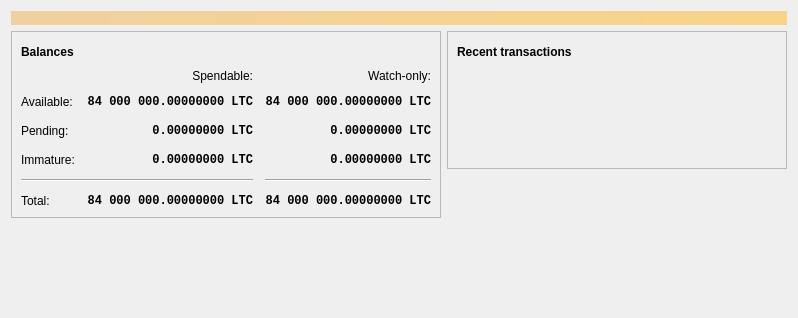
<?xml version="1.0" encoding="UTF-8"?>
<ui version="4.0">
 <class>OverviewPage</class>
 <widget class="QWidget" name="OverviewPage">
  <property name="geometry">
   <rect>
    <x>0</x>
    <y>0</y>
    <width>798</width>
    <height>318</height>
   </rect>
  </property>
  <property name="windowTitle">
   <string>Form</string>
  </property>
  <layout class="QVBoxLayout" name="topLayout">
   <item>
    <widget class="QLabel" name="labelAlerts">
     <property name="visible">
      <bool>false</bool>
     </property>
     <property name="styleSheet">
      <string notr="true">QLabel { background-color: qlineargradient(x1: 0, y1: 0, x2: 1, y2: 0, stop:0 #F0D0A0, stop:1 #F8D488); color:#000000; }</string>
     </property>
     <property name="wordWrap">
      <bool>true</bool>
     </property>
     <property name="margin">
      <number>3</number>
     </property>
     <property name="textInteractionFlags">
      <set>Qt::TextSelectableByMouse</set>
     </property>
    </widget>
   </item>
   <item>
    <layout class="QHBoxLayout" name="horizontalLayout" stretch="1,1">
     <item>
      <layout class="QVBoxLayout" name="verticalLayout_2">
       <item>
        <widget class="QFrame" name="frame">
         <property name="frameShape">
          <enum>QFrame::StyledPanel</enum>
         </property>
         <property name="frameShadow">
          <enum>QFrame::Raised</enum>
         </property>
         <layout class="QVBoxLayout" name="verticalLayout_4">
          <item>
           <layout class="QHBoxLayout" name="horizontalLayout_4">
            <item>
             <widget class="QLabel" name="label_5">
              <property name="font">
               <font>
                <weight>75</weight>
                <bold>true</bold>
               </font>
              </property>
              <property name="text">
               <string>Balances</string>
              </property>
             </widget>
            </item>
            <item>
             <widget class="QPushButton" name="labelWalletStatus">
              <property name="enabled">
               <bool>true</bool>
              </property>
              <property name="maximumSize">
               <size>
                <width>30</width>
                <height>16777215</height>
               </size>
              </property>
              <property name="toolTip">
               <string>The displayed information may be out of date. Your wallet automatically synchronizes with the eCurrency network after a connection is established, but this process has not completed yet.</string>
              </property>
              <property name="text">
               <string/>
              </property>
              <property name="icon">
               <iconset resource="../bitcoin.qrc">
                <normaloff>:/icons/warning</normaloff>
                <disabledoff>:/icons/warning</disabledoff>:/icons/warning</iconset>
              </property>
              <property name="iconSize">
               <size>
                <width>24</width>
                <height>24</height>
               </size>
              </property>
              <property name="flat">
               <bool>true</bool>
              </property>
             </widget>
            </item>
            <item>
             <spacer name="horizontalSpacer_3">
              <property name="orientation">
               <enum>Qt::Horizontal</enum>
              </property>
              <property name="sizeHint" stdset="0">
               <size>
                <width>40</width>
                <height>20</height>
               </size>
              </property>
             </spacer>
            </item>
           </layout>
          </item>
          <item>
           <layout class="QGridLayout" name="gridLayout">
            <property name="spacing">
             <number>12</number>
            </property>
            <item row="2" column="2">
             <widget class="QLabel" name="labelWatchPending">
              <property name="font">
               <font>
                <family>Monospace</family>
                <weight>75</weight>
                <bold>true</bold>
               </font>
              </property>
              <property name="cursor">
               <cursorShape>IBeamCursor</cursorShape>
              </property>
              <property name="toolTip">
               <string>Unconfirmed transactions to watch-only addresses</string>
              </property>
              <property name="text">
               <string notr="true">0.00000000 LTC</string>
              </property>
              <property name="alignment">
               <set>Qt::AlignRight|Qt::AlignTrailing|Qt::AlignVCenter</set>
              </property>
              <property name="textInteractionFlags">
               <set>Qt::LinksAccessibleByMouse|Qt::TextSelectableByKeyboard|Qt::TextSelectableByMouse</set>
              </property>
             </widget>
            </item>
            <item row="2" column="1">
             <widget class="QLabel" name="labelUnconfirmed">
              <property name="font">
               <font>
                <family>Monospace</family>
                <weight>75</weight>
                <bold>true</bold>
               </font>
              </property>
              <property name="cursor">
               <cursorShape>IBeamCursor</cursorShape>
              </property>
              <property name="toolTip">
               <string>Total of transactions that have yet to be confirmed, and do not yet count toward the spendable balance</string>
              </property>
              <property name="text">
               <string notr="true">0.00000000 LTC</string>
              </property>
              <property name="alignment">
               <set>Qt::AlignRight|Qt::AlignTrailing|Qt::AlignVCenter</set>
              </property>
              <property name="textInteractionFlags">
               <set>Qt::LinksAccessibleByMouse|Qt::TextSelectableByKeyboard|Qt::TextSelectableByMouse</set>
              </property>
             </widget>
            </item>
            <item row="3" column="2">
             <widget class="QLabel" name="labelWatchImmature">
              <property name="font">
               <font>
                <family>Monospace</family>
                <weight>75</weight>
                <bold>true</bold>
               </font>
              </property>
              <property name="cursor">
               <cursorShape>IBeamCursor</cursorShape>
              </property>
              <property name="toolTip">
               <string>Mined balance in watch-only addresses that has not yet matured</string>
              </property>
              <property name="text">
               <string notr="true">0.00000000 LTC</string>
              </property>
              <property name="alignment">
               <set>Qt::AlignRight|Qt::AlignTrailing|Qt::AlignVCenter</set>
              </property>
              <property name="textInteractionFlags">
               <set>Qt::LinksAccessibleByMouse|Qt::TextSelectableByKeyboard|Qt::TextSelectableByMouse</set>
              </property>
             </widget>
            </item>
            <item row="4" column="0" colspan="2">
             <widget class="Line" name="line">
              <property name="orientation">
               <enum>Qt::Horizontal</enum>
              </property>
             </widget>
            </item>
            <item row="4" column="2">
             <widget class="Line" name="lineWatchBalance">
              <property name="sizePolicy">
               <sizepolicy hsizetype="Preferred" vsizetype="Fixed">
                <horstretch>0</horstretch>
                <verstretch>0</verstretch>
               </sizepolicy>
              </property>
              <property name="minimumSize">
               <size>
                <width>140</width>
                <height>0</height>
               </size>
              </property>
              <property name="orientation">
               <enum>Qt::Horizontal</enum>
              </property>
             </widget>
            </item>
            <item row="5" column="0">
             <widget class="QLabel" name="labelTotalText">
              <property name="text">
               <string>Total:</string>
              </property>
             </widget>
            </item>
            <item row="3" column="1">
             <widget class="QLabel" name="labelImmature">
              <property name="font">
               <font>
                <family>Monospace</family>
                <weight>75</weight>
                <bold>true</bold>
               </font>
              </property>
              <property name="cursor">
               <cursorShape>IBeamCursor</cursorShape>
              </property>
              <property name="toolTip">
               <string>Mined balance that has not yet matured</string>
              </property>
              <property name="text">
               <string notr="true">0.00000000 LTC</string>
              </property>
              <property name="alignment">
               <set>Qt::AlignRight|Qt::AlignTrailing|Qt::AlignVCenter</set>
              </property>
              <property name="textInteractionFlags">
               <set>Qt::LinksAccessibleByMouse|Qt::TextSelectableByKeyboard|Qt::TextSelectableByMouse</set>
              </property>
             </widget>
            </item>
            <item row="2" column="3">
             <spacer name="horizontalSpacer_2">
              <property name="orientation">
               <enum>Qt::Horizontal</enum>
              </property>
              <property name="sizeHint" stdset="0">
               <size>
                <width>40</width>
                <height>20</height>
               </size>
              </property>
             </spacer>
            </item>
            <item row="3" column="0">
             <widget class="QLabel" name="labelImmatureText">
              <property name="text">
               <string>Immature:</string>
              </property>
             </widget>
            </item>
            <item row="5" column="1">
             <widget class="QLabel" name="labelTotal">
              <property name="font">
               <font>
                <family>Monospace</family>
                <weight>75</weight>
                <bold>true</bold>
               </font>
              </property>
              <property name="cursor">
               <cursorShape>IBeamCursor</cursorShape>
              </property>
              <property name="toolTip">
               <string>Your current total balance</string>
              </property>
              <property name="text">
               <string notr="true">84 000 000.00000000 LTC</string>
              </property>
              <property name="alignment">
               <set>Qt::AlignRight|Qt::AlignTrailing|Qt::AlignVCenter</set>
              </property>
              <property name="textInteractionFlags">
               <set>Qt::LinksAccessibleByMouse|Qt::TextSelectableByKeyboard|Qt::TextSelectableByMouse</set>
              </property>
             </widget>
            </item>
            <item row="5" column="2">
             <widget class="QLabel" name="labelWatchTotal">
              <property name="font">
               <font>
                <family>Monospace</family>
                <weight>75</weight>
                <bold>true</bold>
               </font>
              </property>
              <property name="cursor">
               <cursorShape>IBeamCursor</cursorShape>
              </property>
              <property name="toolTip">
               <string>Current total balance in watch-only addresses</string>
              </property>
              <property name="text">
               <string notr="true">84 000 000.00000000 LTC</string>
              </property>
              <property name="alignment">
               <set>Qt::AlignRight|Qt::AlignTrailing|Qt::AlignVCenter</set>
              </property>
              <property name="textInteractionFlags">
               <set>Qt::LinksAccessibleByMouse|Qt::TextSelectableByKeyboard|Qt::TextSelectableByMouse</set>
              </property>
             </widget>
            </item>
            <item row="0" column="2">
             <widget class="QLabel" name="labelWatchonly">
              <property name="text">
               <string>Watch-only:</string>
              </property>
              <property name="alignment">
               <set>Qt::AlignRight|Qt::AlignTrailing|Qt::AlignVCenter</set>
              </property>
             </widget>
            </item>
            <item row="1" column="0">
             <widget class="QLabel" name="labelBalanceText">
              <property name="text">
               <string>Available:</string>
              </property>
             </widget>
            </item>
            <item row="1" column="1">
             <widget class="QLabel" name="labelBalance">
              <property name="font">
               <font>
                <family>Monospace</family>
                <weight>75</weight>
                <bold>true</bold>
               </font>
              </property>
              <property name="cursor">
               <cursorShape>IBeamCursor</cursorShape>
              </property>
              <property name="toolTip">
               <string>Your current spendable balance</string>
              </property>
              <property name="text">
               <string notr="true">84 000 000.00000000 LTC</string>
              </property>
              <property name="alignment">
               <set>Qt::AlignRight|Qt::AlignTrailing|Qt::AlignVCenter</set>
              </property>
              <property name="textInteractionFlags">
               <set>Qt::LinksAccessibleByMouse|Qt::TextSelectableByKeyboard|Qt::TextSelectableByMouse</set>
              </property>
             </widget>
            </item>
            <item row="1" column="2">
             <widget class="QLabel" name="labelWatchAvailable">
              <property name="font">
               <font>
                <family>Monospace</family>
                <weight>75</weight>
                <bold>true</bold>
               </font>
              </property>
              <property name="cursor">
               <cursorShape>IBeamCursor</cursorShape>
              </property>
              <property name="toolTip">
               <string>Your current balance in watch-only addresses</string>
              </property>
              <property name="text">
               <string notr="true">84 000 000.00000000 LTC</string>
              </property>
              <property name="alignment">
               <set>Qt::AlignRight|Qt::AlignTrailing|Qt::AlignVCenter</set>
              </property>
              <property name="textInteractionFlags">
               <set>Qt::LinksAccessibleByMouse|Qt::TextSelectableByKeyboard|Qt::TextSelectableByMouse</set>
              </property>
             </widget>
            </item>
            <item row="2" column="0">
             <widget class="QLabel" name="labelPendingText">
              <property name="text">
               <string>Pending:</string>
              </property>
             </widget>
            </item>
            <item row="0" column="1">
             <widget class="QLabel" name="labelSpendable">
              <property name="text">
               <string>Spendable:</string>
              </property>
              <property name="alignment">
               <set>Qt::AlignRight|Qt::AlignTrailing|Qt::AlignVCenter</set>
              </property>
             </widget>
            </item>
           </layout>
          </item>
         </layout>
        </widget>
       </item>
       <item>
        <spacer name="verticalSpacer">
         <property name="orientation">
          <enum>Qt::Vertical</enum>
         </property>
         <property name="sizeHint" stdset="0">
          <size>
           <width>20</width>
           <height>40</height>
          </size>
         </property>
        </spacer>
       </item>
      </layout>
     </item>
     <item>
      <layout class="QVBoxLayout" name="verticalLayout_3">
       <item>
        <widget class="QFrame" name="frame_2">
         <property name="frameShape">
          <enum>QFrame::StyledPanel</enum>
         </property>
         <property name="frameShadow">
          <enum>QFrame::Raised</enum>
         </property>
         <layout class="QVBoxLayout" name="verticalLayout">
          <item>
           <layout class="QHBoxLayout" name="horizontalLayout_2">
            <item>
             <widget class="QLabel" name="label_4">
              <property name="font">
               <font>
                <weight>75</weight>
                <bold>true</bold>
               </font>
              </property>
              <property name="text">
               <string>Recent transactions</string>
              </property>
             </widget>
            </item>
            <item>
             <widget class="QPushButton" name="labelTransactionsStatus">
              <property name="enabled">
               <bool>true</bool>
              </property>
              <property name="maximumSize">
               <size>
                <width>30</width>
                <height>16777215</height>
               </size>
              </property>
              <property name="toolTip">
               <string>The displayed information may be out of date. Your wallet automatically synchronizes with the eCurrency network after a connection is established, but this process has not completed yet.</string>
              </property>
              <property name="text">
               <string/>
              </property>
              <property name="icon">
               <iconset resource="../bitcoin.qrc">
                <normaloff>:/icons/warning</normaloff>
                <disabledoff>:/icons/warning</disabledoff>:/icons/warning</iconset>
              </property>
              <property name="iconSize">
               <size>
                <width>24</width>
                <height>24</height>
               </size>
              </property>
              <property name="flat">
               <bool>true</bool>
              </property>
             </widget>
            </item>
            <item>
             <spacer name="horizontalSpacer">
              <property name="orientation">
               <enum>Qt::Horizontal</enum>
              </property>
              <property name="sizeHint" stdset="0">
               <size>
                <width>40</width>
                <height>20</height>
               </size>
              </property>
             </spacer>
            </item>
           </layout>
          </item>
          <item>
           <widget class="TransactionOverviewWidget" name="listTransactions">
            <property name="styleSheet">
             <string notr="true">QListView { background: transparent; }</string>
            </property>
            <property name="frameShape">
             <enum>QFrame::NoFrame</enum>
            </property>
            <property name="verticalScrollBarPolicy">
             <enum>Qt::ScrollBarAlwaysOff</enum>
            </property>
            <property name="horizontalScrollBarPolicy">
             <enum>Qt::ScrollBarAlwaysOff</enum>
            </property>
            <property name="sizeAdjustPolicy">
             <enum>QAbstractScrollArea::AdjustToContents</enum>
            </property>
            <property name="selectionMode">
             <enum>QAbstractItemView::NoSelection</enum>
            </property>
            <property name="uniformItemSizes">
             <bool>true</bool>
            </property>
           </widget>
          </item>
         </layout>
        </widget>
       </item>
       <item>
        <spacer name="verticalSpacer_2">
         <property name="orientation">
          <enum>Qt::Vertical</enum>
         </property>
         <property name="sizeHint" stdset="0">
          <size>
           <width>20</width>
           <height>40</height>
          </size>
         </property>
        </spacer>
       </item>
      </layout>
     </item>
    </layout>
   </item>
  </layout>
 </widget>
 <customwidgets>
  <customwidget>
   <class>TransactionOverviewWidget</class>
   <extends>QListView</extends>
   <header>qt/transactionoverviewwidget.h</header>
  </customwidget>
 </customwidgets>
 <resources/>
 <connections/>
</ui>
